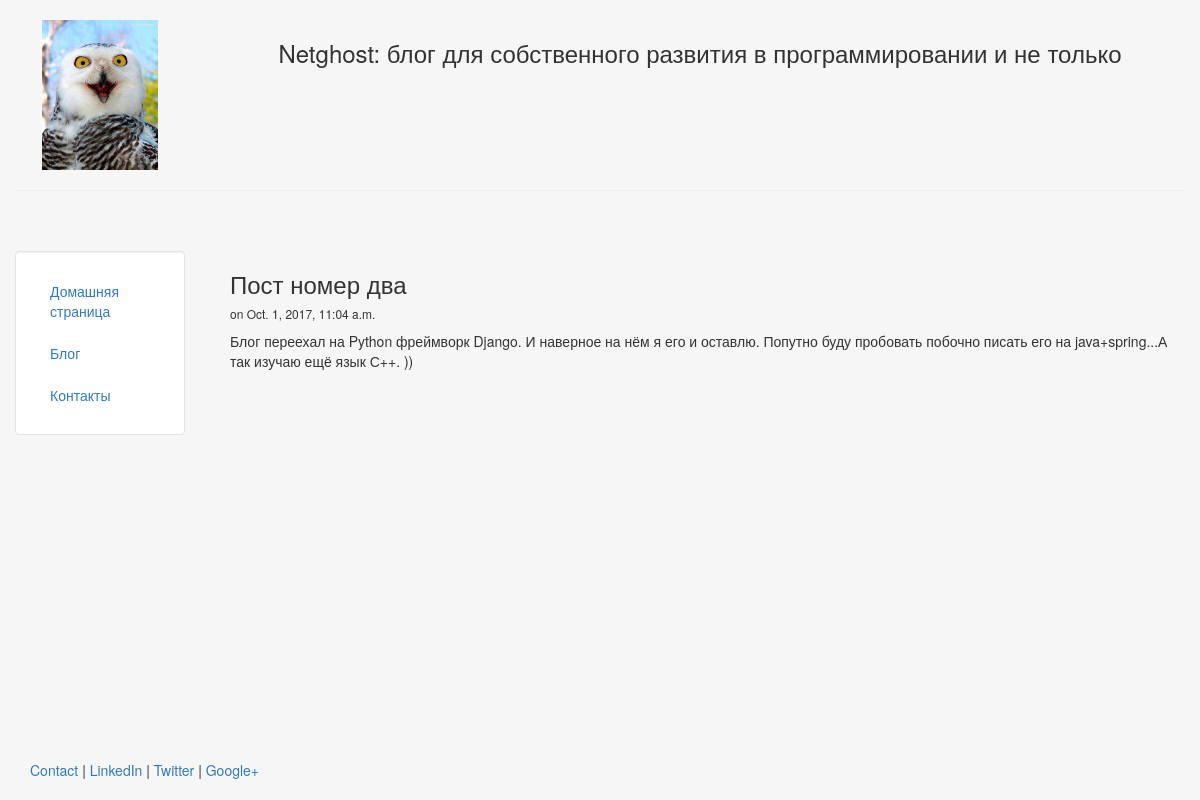
The app's page /blog/2, older data.
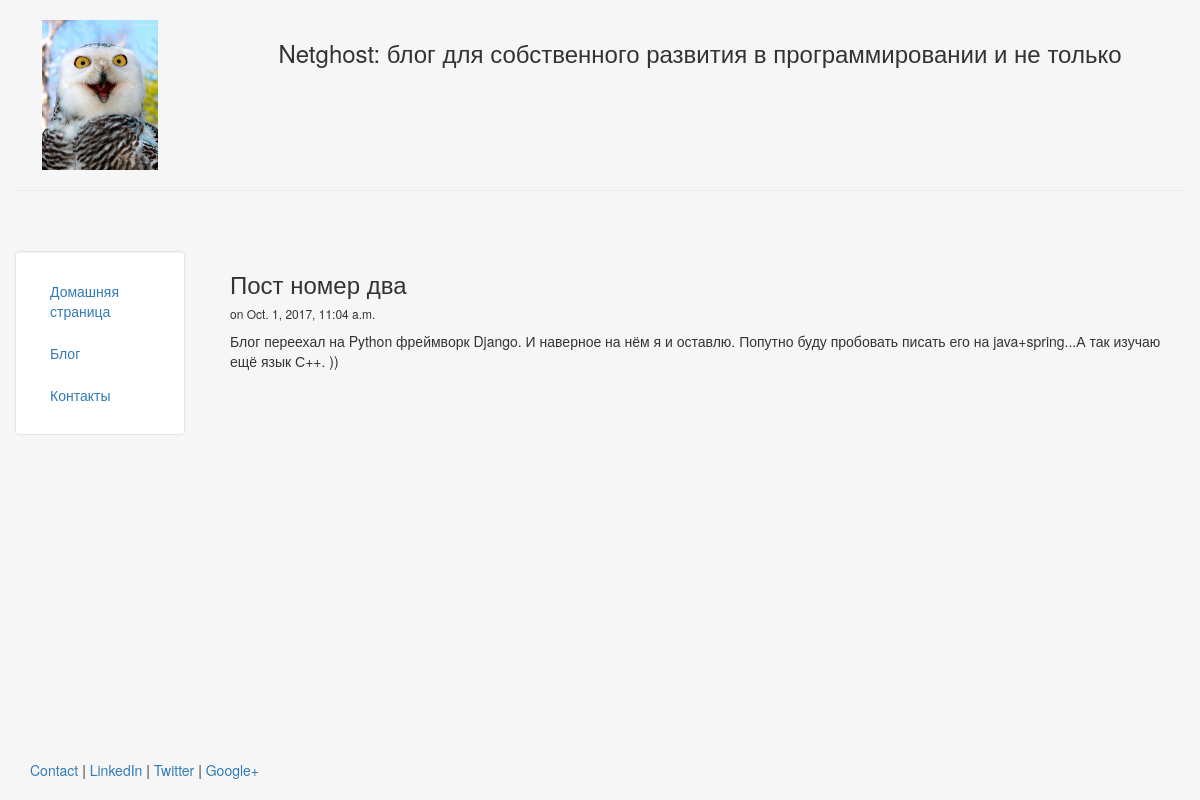
The same page, newer data.
### blog/models.py (models this page shows, shortened)
class Post(models.Model):
    title = models.CharField(max_length = 140)
    body = models.TextField()
    date = models.DateTimeField()

### blog/templates/blog/post.html
{% extends "personal/header.html" %}
{% block content %}
    <H3>{{post.title}}</H3>
    <h6>on {{post.date}}</h6>
    {{post.body | safe|linebreaks}}
{% endblock %}

Row changes from the older to the newer data that the page shows:
changed Post "Пост номер два": body "…наверное на нём я его и оставлю. Попутно буду пробовать побочно писать его на java+spring...А…" → "Блог переехал на Python фреймворк Django. И наверное на нём я и оставлю. Попутно буду пробовать писать его на java+spring...А так изучаю ещё язык С++. ))"
